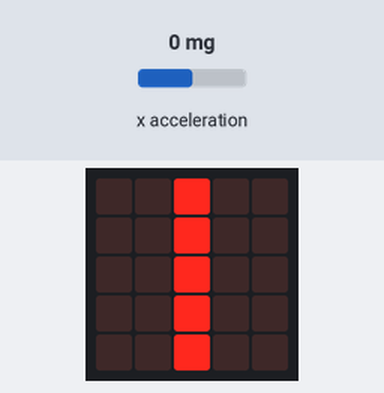
The program below on a simulated BBC micro:bit running MicroPython. On the bench: the board's 5×5 LED display. Inputs (shaded band) come from the test bench; at power-on: x acceleration 0 mg.

Above: at 1.2 s.
1.3 s: x acceleration set to -1440 mg
At 2.5 s:
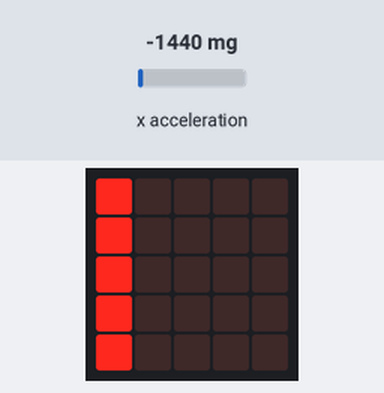
2.8 s: x acceleration set to 750 mg
At 3.6 s:
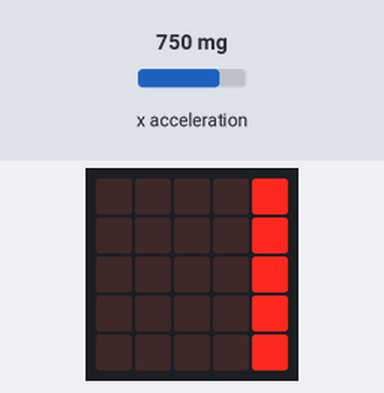
4.3 s: x acceleration set to -750 mg
At 4.8 s:
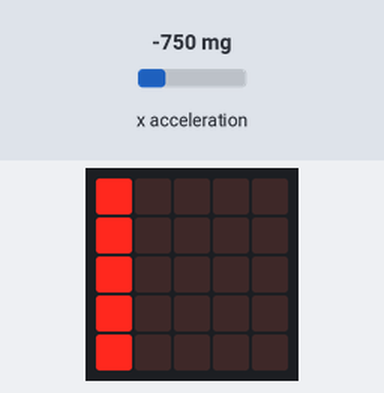
5.8 s: x acceleration set to 0 mg
At 7.2 s:
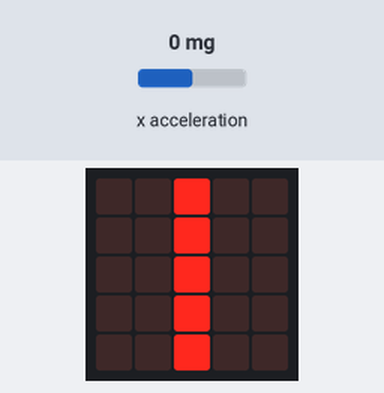
Timing chart, 0 to 8.3 s (numbered marks = the images above; inputs shaded):
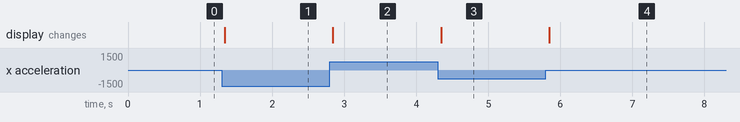

Measured:
- after the input at 1.3 s, the display: changes at once (image 1)
- after the input at 2.8 s, the display: changes at once (image 2)
- after the input at 4.3 s, the display: changes after 0.05 s (image 3)
- after the input at 5.8 s, the display: changes after 0.05 s (image 4)

The program:

spirit-level-column.py
```python
"""A spirit level: light the column that matches how far the board leans."""
from microbit import *

LOW = -1024              # milli-g at the far left
HIGH = 1023              # milli-g at the far right
SPAN = HIGH - LOW + 1    # 2048 possible readings between them
COLUMNS = 5


def column(reading):
    # Past either end, stay on the end column instead of leaving the display.
    if reading < LOW:
        reading = LOW
# >>> BLANK id=clamp level=2 hint="两行，和上面管下界的那两行写成对称的样子：一个 if（reading 写在比较号左边，严格的大于号），下一行单独一个赋值（不用 elif，不用 min()） || 读数超过 HIGH 时，把 reading 换成 HIGH 本身" hintEn="Two lines, the mirror image of the two lower-end lines above: an if (reading on the left of the comparison, a strict greater-than) with a single assignment on the next line (not elif, not min()) || When the reading is past HIGH, replace reading with HIGH itself"
    if reading > HIGH:
        reading = HIGH
# <<< BLANK
    # Cut the 2048 readings into 5 equal strips with whole-number division.
# >>> BLANK id=strip level=3 hint="一行 return：先算 reading 离 LOW 有多远（括号里 reading 减 LOW），乘以 COLUMNS，再用整除 // 除以 SPAN——按这个顺序写，只有这一对括号，不用 round()、不用 int() || 先乘后除：先除的话几乎总是 0 || LOW 处得到列 0，HIGH 处得到列 4" hintEn="One return line: first how far reading is from LOW (reading minus LOW, in brackets), times COLUMNS, then whole-number division // by SPAN - written in that order, with no brackets but that one pair, no round(), no int() || Multiply before you divide: dividing first nearly always gives 0 || At LOW this gives column 0, at HIGH column 4"
    return (reading - LOW) * COLUMNS // SPAN
# <<< BLANK


def main():
    while True:
        col = column(accelerometer.get_x())
        display.clear()
        for y in range(5):
# >>> BLANK id=bar level=1 hint="一行 display.set_pixel：列是 col、行是 y，亮度取最亮；三个实参都按位置写" hintEn="One display.set_pixel line: column col, row y, brightness the brightest; all three arguments by position"
            display.set_pixel(col, y, 9)
# <<< BLANK
        sleep(50)


if __name__ == "__main__":
    main()
```
